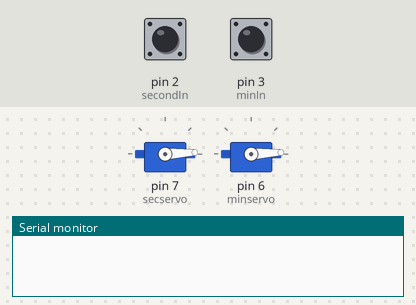
A sketch run on a simulated Arduino Uno, built with avr-gcc and run on an emulated ATmega328P. On the bench: 2 × servo, the last lines printed to the serial monitor. The inputs (shaded band) are chosen by the test bench; at power-on: pin 2 (secondIn) HIGH, pin 3 (minIn) HIGH.

Above: at 1.2 s.
1.3 s: pin 2 (secondIn) pulled LOW for 0.15 s
At 2.5 s:
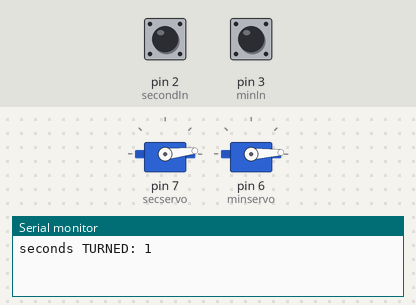
2.9 s: pin 3 (minIn) pulled LOW for 0.15 s
At 3.7 s:
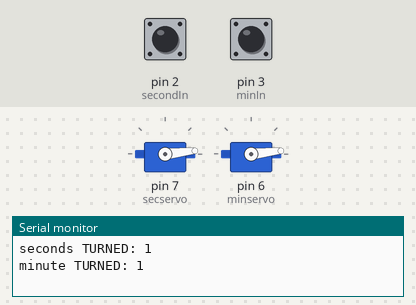
4.5 s: pin 2 (secondIn) pulled LOW for 1 s
At 6.2 s:
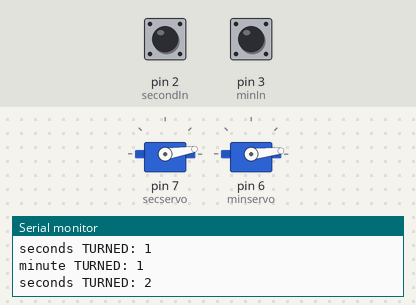
7.0 s: pin 3 (minIn) pulled LOW for 1 s
At 9.2 s:
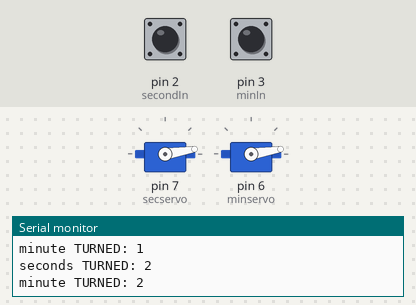
9.5 s: pin 2 (secondIn) pulsed LOW 5 times (0.12 s each, 0.3 s apart)
At 12.1 s:
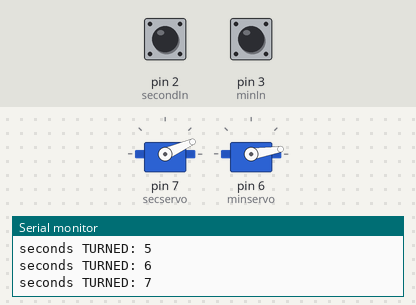
12.5 s: pin 3 (minIn) pulsed LOW 5 times (0.12 s each, 0.3 s apart)
At 14.4 s:
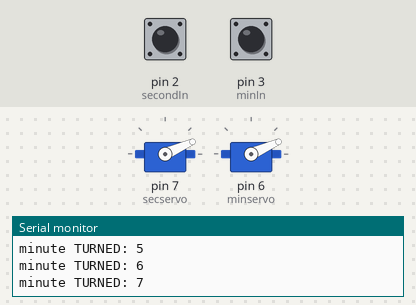
Timing chart, 0 to 15.9 s (numbered marks = the images above; inputs shaded):
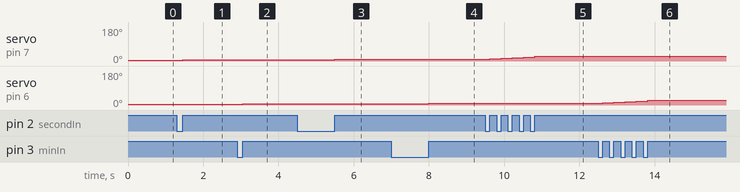

Measured:
- after the input at 1.3 s, servo on pin 7 (secservo): 3° → 6° after 0.15 s
- after the input at 2.9 s, servo on pin 6 (minservo): 3° → 6° after 0.15 s
- after the input at 4.5 s, servo on pin 7 (secservo): 6° → 9° after 1.0 s
- after the input at 7.0 s, servo on pin 6 (minservo): 6° → 9° after 1.0 s
- after the input at 9.5 s, servo on pin 7 (secservo): moves from 9° to 24° over 1.2 s, starting after 0.12 s
- after the input at 12.5 s, servo on pin 6 (minservo): moves from 9° to 24° over 1.2 s, starting after 0.12 s

The sketch:

test_minute.ino
```cpp
#include <Servo.h>

Servo secservo;  // create servo object to control a servo
Servo minservo;  // create servo object to control a servo
// twelve servo objects can be created on most boards

int secpos = 1;    // variable to store the second servo position
int minpos = 1;    // variable to store the minute servo position

const int secondIn = 2;
const int minIn = 3;
const int resetpin = 18;

bool firstturn = true;


void setup() {
  secservo.attach(7);  // attaches the servo on pin 7 to the servo object
  minservo.attach(6);  // attaches the servo on pin 6 to the servo object
  pinMode(secondIn, INPUT_PULLUP);
  pinMode(minIn, INPUT_PULLUP);
  pinMode(resetpin, INPUT_PULLUP);
  attachInterrupt(digitalPinToInterrupt(secondIn), secondTurn, RISING);
  attachInterrupt(digitalPinToInterrupt(minIn), minTurn, RISING);
  attachInterrupt(digitalPinToInterrupt(resetpin), reset, RISING);
  secservo.write(3);
  minservo.write(3);

  Serial.begin(115200);
}


void loop() {
}

void secondTurn() {
  if(secpos < 60) {
    secpos += 1;
    secservo.write(secpos * 3);
    Serial.print("seconds TURNED: ");
    Serial.println(secpos - 1);
  } else {
    secpos = 1;
    secservo.write(secpos * 3);
  }
}

void minTurn() {
  if(minpos < 60) {
    minpos += 1;
    minservo.write(minpos * 3);
    Serial.print("minute TURNED: ");
    Serial.println(minpos - 1);
  } else {
    minpos = 1;
    Serial.print("minute TURNED: ");
    minservo.write(minpos * 3);
  }
}

void reset() {
  secservo.write(3);
  minservo.write(3);
  //delay(500);
  Serial.println("reset");
  secpos = 1;
  minpos = 1;
}
```
